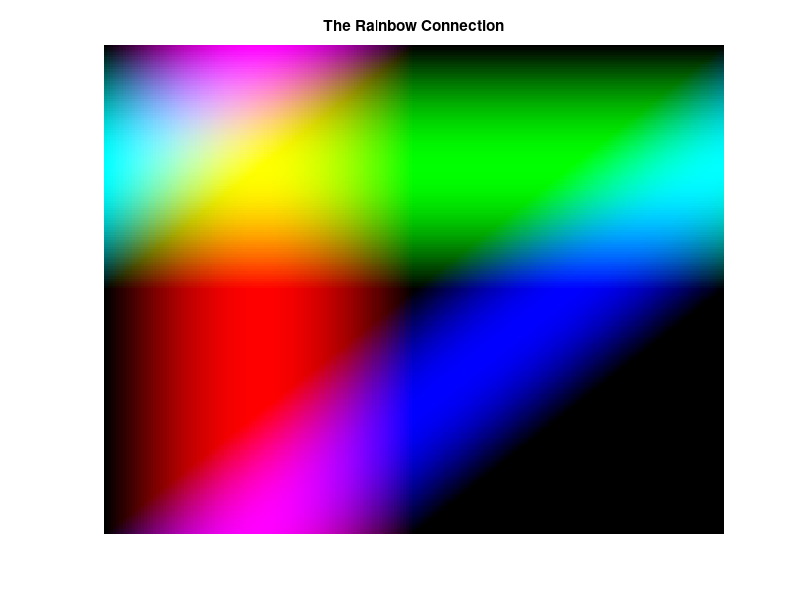

This figure's MATLAB source:
% 'The Rainbow Connection'

%This code will create a graphical representation of the rainbow colors

x = 0:pi/100:2*pi;
y = 0:pi/100:2*pi;
[X,Y] = meshgrid(x,y);

R = sin(X);
G = sin(Y);
B = sin(X+Y);

C = cat(3,R,G,B);

figure;
image(C);

axis off
title('The Rainbow Connection')

% end of code